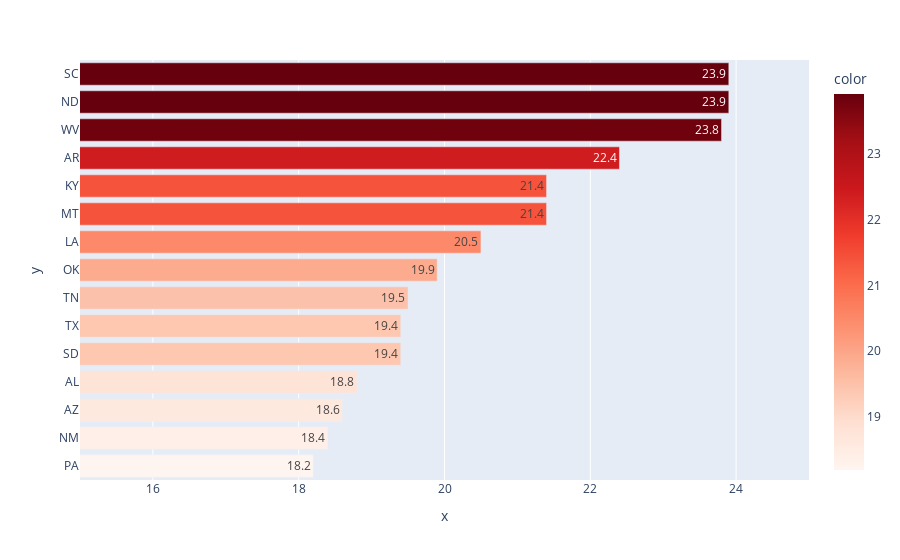

The notebook cell this image was saved under:
### Code cell
tempdf = df.sort_values(by=['Number of drivers involved in fatal collisions per billion miles'], ascending=True)


fig = px.bar(
 x=tempdf['Number of drivers involved in fatal collisions per billion miles'].tail(15).astype(float),
    y=tempdf['State'].tail(15),
    orientation='h',
    text_auto=True,
    color_continuous_scale='reds',
    color=tempdf['Number of drivers involved in fatal collisions per billion miles'].tail(15).astype(float)
)


fig.update_xaxes(range=[15,25])

fig.write_image('./img/fatal_bar.svg')
fig.show()


# TODO: move min x scale to ~10
# color in reds
# labels
# save svg

### Figure 1 — Plotly figure (JSON) as saved in the notebook; plotly's stock layout.template omitted (floating-point values rounded to 4 significant figures)
{"data": [{"alignmentgroup": "True", "hovertemplate": "x=%{x}<br>y=%{y}<br>color=%{marker.color}<extra></extra>", "legendgroup": "", "marker": {"color": [18.2, 18.4, 18.6, 18.8, 19.4, 19.4, 19.5, 19.9, 20.5, 21.4, 21.4, 22.4, 23.8, 23.9, 23.9], "coloraxis": "coloraxis", "pattern": {"shape": ""}}, "name": "", "offsetgroup": "", "orientation": "h", "showlegend": false, "textposition": "auto", "texttemplate": "%{x}", "type": "bar", "x": [18.2, 18.4, 18.6, 18.8, 19.4, 19.4, 19.5, 19.9, 20.5, 21.4, 21.4, 22.4, 23.8, 23.9, 23.9], "xaxis": "x", "y": ["PA", "NM", "AZ", "AL", "SD", "TX", "TN", "OK", "LA", "MT", "KY", "AR", "WV", "ND", "SC"], "yaxis": "y"}], "layout": {"barmode": "relative", "coloraxis": {"colorbar": {"title": {"text": "color"}}, "colorscale": [[0, "rgb(255,245,240)"], [0.125, "rgb(254,224,210)"], [0.25, "rgb(252,187,161)"], [0.375, "rgb(252,146,114)"], [0.5, "rgb(251,106,74)"], [0.625, "rgb(239,59,44)"], [0.75, "rgb(203,24,29)"], [0.875, "rgb(165,15,21)"], [1, "rgb(103,0,13)"]]}, "legend": {"tracegroupgap": 0}, "margin": {"t": 60}, "xaxis": {"anchor": "y", "domain": [0, 1], "range": [15, 25], "title": {"text": "x"}}, "yaxis": {"anchor": "x", "domain": [0, 1], "title": {"text": "y"}}}}
